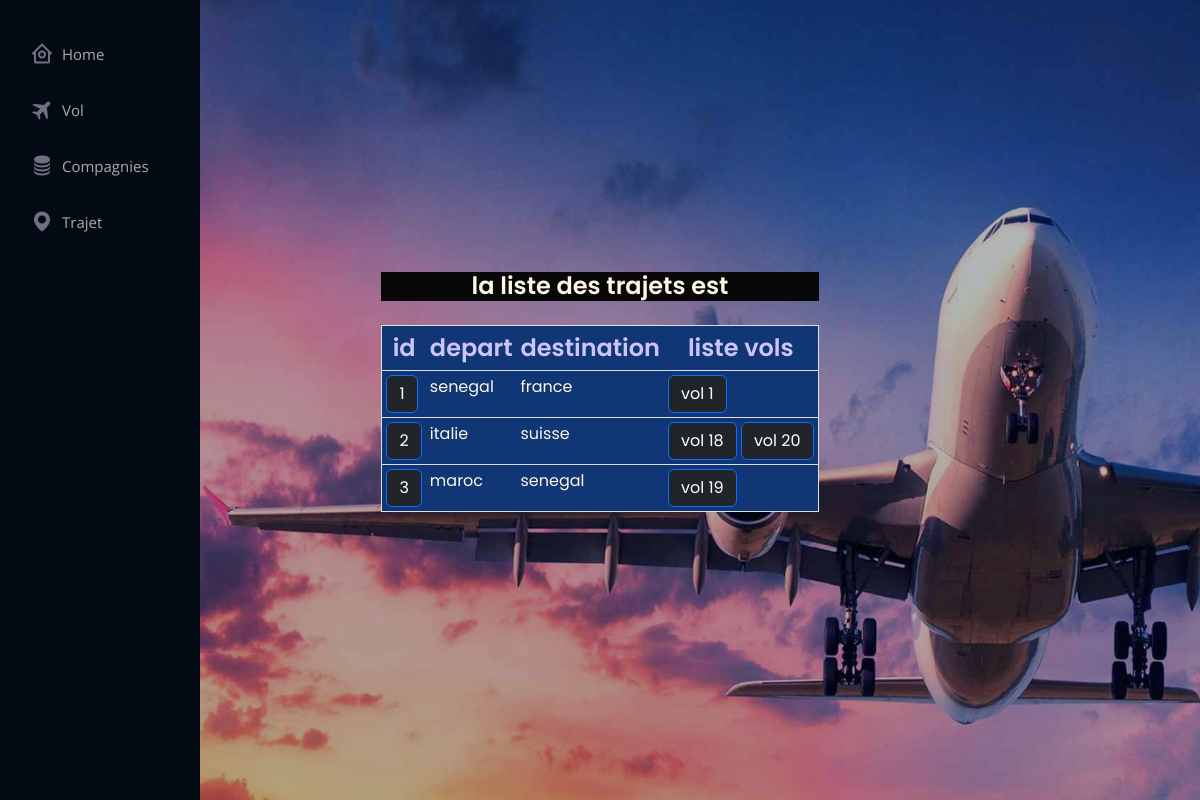
/trajet/, run on the app's committed database.
### reservation/models.py (models this page shows, shortened)
class Trajet(models.Model):
    depart = models.CharField(max_length=30)
    arrivee = models.CharField(max_length=30)

class Vol(models.Model):
    prix= models.FloatField(max_length=100)
    date = models.CharField(max_length=20)
    heure = models.CharField(max_length=15)
    trajet = models.ForeignKey(Trajet, on_delete=models.CASCADE)
    class Meta:
        ordering = ['id']

### trajet/views.py (the view)
# urls.py: path('', views.hometrajet,name='hometrajet'),
def hometrajet(request):
    trajet=Trajet.objects.all()
    vol=Vol.objects.all()
    return render(request,'hometrajet.html',locals())

### trajet/templates/hometrajet.html (shortened to what this page needs)
{%extends 'accueil.html'%}
{% block contenu %}
<h2> la liste  des trajets est</h2>
<table border="1" cellpadding="20" class="table table-sm">
    <tr><th>id</th>
        <th>depart</th>
        <th>destination</th>
        <th>liste vols</th>
    </tr>
{%for trajet in trajet %}
    <tr>
        <td> <a href="{%url 'detailtrajet' trajet.id %} "  class="btn btn-primary  bg-dark">{{trajet.id}}</a></td>
        <td>{{trajet.depart}}</td>
        <td>{{trajet.arrivee}}</td>
        <td>{% for trajet in trajet.vol_set.all %}
            <a href="{%url 'detail' trajet.id %} "  class="btn btn-primary  bg-dark" >vol {{trajet.id}} </br> </a>
            {%endfor%}
        </td>
    </tr>
    {%endfor%}
</table>
{% endblock %}

### static/assets/css/style.css (style rules this page uses)
body { font-family: "Open Sans", sans-serif; color: #272829; }
a { color: #149ddd; text-decoration: none; }
h2 { font-family: "Raleway", sans-serif; background: #080808; color: #fcf6e3; font-size: 24px; margin: 0; padding: 0; font-weight: 600; -moz-text-align-last: center; text-align-last: center; font-family: "Poppins", sans-serif; }
th { color: #cfc4fa; font-size: 24px; margin: 0; padding: 0; font-weight: 600; -moz-text-align-last: center; text-align-last: center; font-family: "Poppins", sans-serif; }
table { font-family: "Raleway", sans-serif; background : #113676; }
td { font-family: "Raleway", sans-serif; color: #fcf6e3; font-family: "Poppins", sans-serif; }

### data on the page
Trajet: id "1", depart "senegal", arrivee "france"
Vol: id "1"
Trajet: id "2", depart "italie", arrivee "suisse"
Vol: id "18"
Vol: id "20"
Trajet: id "3", depart "maroc", arrivee "senegal"
Vol: id "19"
